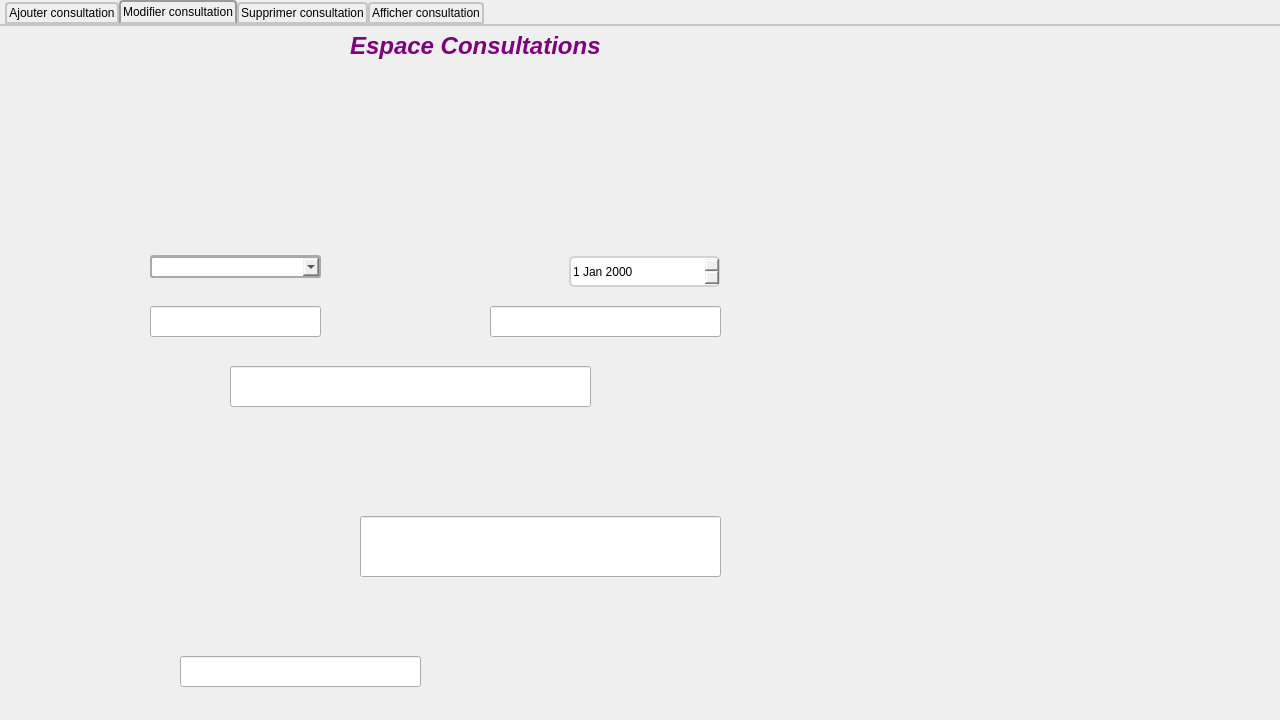
<?xml version="1.0" encoding="UTF-8"?>
<ui version="4.0">
 <class>Consultations</class>
 <widget class="QDialog" name="Consultations">
  <property name="geometry">
   <rect>
    <x>0</x>
    <y>0</y>
    <width>1280</width>
    <height>720</height>
   </rect>
  </property>
  <property name="minimumSize">
   <size>
    <width>1280</width>
    <height>720</height>
   </size>
  </property>
  <property name="maximumSize">
   <size>
    <width>1280</width>
    <height>720</height>
   </size>
  </property>
  <property name="baseSize">
   <size>
    <width>1280</width>
    <height>720</height>
   </size>
  </property>
  <property name="windowTitle">
   <string>MED++</string>
  </property>
  <widget class="QTabWidget" name="tabWidget">
   <property name="geometry">
    <rect>
     <x>0</x>
     <y>0</y>
     <width>1281</width>
     <height>721</height>
    </rect>
   </property>
   <property name="maximumSize">
    <size>
     <width>16777215</width>
     <height>16777215</height>
    </size>
   </property>
   <property name="styleSheet">
    <string notr="true">QTabWidget::pane { /* The tab widget frame */
    border-top: 2px solid #C2C7CB;
}

QTabWidget::tab-bar {
    left: 5px; /* move to the right by 5px */
}

/* Style the tab using the tab sub-control. Note that
    it reads QTabBar _not_ QTabWidget */
QTabBar::tab {
    background: qlineargradient(x1: 0, y1: 0, x2: 0, y2: 1,
                                stop: 0 #E1E1E1, stop: 0.4 #DDDDDD,
                                stop: 0.5 #D8D8D8, stop: 1.0 #D3D3D3);
    border: 2px solid #C4C4C3;
    border-bottom-color: #C2C7CB; /* same as the pane color */
    border-top-left-radius: 4px;
    border-top-right-radius: 4px;
    min-width: 8ex;
    padding: 2px;
}

QTabBar::tab:selected, QTabBar::tab:hover {
    background: qlineargradient(x1: 0, y1: 0, x2: 0, y2: 1,
                                stop: 0 #fafafa, stop: 0.4 #f4f4f4,
                                stop: 0.5 #e7e7e7, stop: 1.0 #fafafa);
}

QTabBar::tab:selected {
    border-color: #9B9B9B;
    border-bottom-color: #C2C7CB; /* same as pane color */
}

QTabBar::tab:!selected {
    margin-top: 2px; /* make non-selected tabs look smaller */
}</string>
   </property>
   <property name="currentIndex">
    <number>1</number>
   </property>
   <widget class="QWidget" name="tab">
    <attribute name="title">
     <string>Ajouter consultation</string>
    </attribute>
    <widget class="QWidget" name="widget" native="true">
     <property name="geometry">
      <rect>
       <x>0</x>
       <y>0</y>
       <width>1281</width>
       <height>701</height>
      </rect>
     </property>
     <property name="styleSheet">
      <string notr="true">QWidget#widget
{
	background-image: url(:/Ajouter Consultation.png);
}</string>
     </property>
     <widget class="QLineEdit" name="line_reff">
      <property name="geometry">
       <rect>
        <x>150</x>
        <y>229</y>
        <width>171</width>
        <height>21</height>
       </rect>
      </property>
      <property name="styleSheet">
       <string notr="true">QLineEdit:read-only {
background: lightblue;
}</string>
      </property>
     </widget>
     <widget class="QLineEdit" name="line_pat">
      <property name="geometry">
       <rect>
        <x>150</x>
        <y>290</y>
        <width>171</width>
        <height>21</height>
       </rect>
      </property>
     </widget>
     <widget class="QLineEdit" name="line_sym">
      <property name="geometry">
       <rect>
        <x>490</x>
        <y>290</y>
        <width>231</width>
        <height>21</height>
       </rect>
      </property>
      <property name="styleSheet">
       <string notr="true">QLineEdit:read-only {
background: lightblue;
}</string>
      </property>
     </widget>
     <widget class="QLineEdit" name="line_exa">
      <property name="geometry">
       <rect>
        <x>250</x>
        <y>340</y>
        <width>471</width>
        <height>31</height>
       </rect>
      </property>
      <property name="styleSheet">
       <string notr="true">QLineEdit:read-only {
background: lightblue;
}</string>
      </property>
      <property name="alignment">
       <set>Qt::AlignLeading|Qt::AlignLeft|Qt::AlignTop</set>
      </property>
     </widget>
     <widget class="QLineEdit" name="line_res">
      <property name="geometry">
       <rect>
        <x>360</x>
        <y>490</y>
        <width>361</width>
        <height>41</height>
       </rect>
      </property>
      <property name="styleSheet">
       <string notr="true">QLineEdit:read-only {
background: lightblue;
}</string>
      </property>
      <property name="alignment">
       <set>Qt::AlignLeading|Qt::AlignLeft|Qt::AlignTop</set>
      </property>
     </widget>
     <widget class="QLineEdit" name="line_dia">
      <property name="geometry">
       <rect>
        <x>180</x>
        <y>630</y>
        <width>281</width>
        <height>31</height>
       </rect>
      </property>
      <property name="styleSheet">
       <string notr="true">QLineEdit:read-only {
background: lightblue;
}</string>
      </property>
     </widget>
     <widget class="QWidget" name="widget_5" native="true">
      <property name="geometry">
       <rect>
        <x>1150</x>
        <y>80</y>
        <width>120</width>
        <height>41</height>
       </rect>
      </property>
      <widget class="QPushButton" name="pushButton">
       <property name="geometry">
        <rect>
         <x>0</x>
         <y>0</y>
         <width>121</width>
         <height>41</height>
        </rect>
       </property>
       <property name="styleSheet">
        <string notr="true">QPushButton{
border-style:solid;

background-color:#AARRGGBB ;
color:#fff;
border-radius:7px;
}

</string>
       </property>
       <property name="text">
        <string/>
       </property>
      </widget>
     </widget>
     <widget class="QWidget" name="widget_6" native="true">
      <property name="geometry">
       <rect>
        <x>1140</x>
        <y>410</y>
        <width>120</width>
        <height>41</height>
       </rect>
      </property>
      <widget class="QPushButton" name="Ajouter">
       <property name="geometry">
        <rect>
         <x>0</x>
         <y>0</y>
         <width>121</width>
         <height>41</height>
        </rect>
       </property>
       <property name="styleSheet">
        <string notr="true">QPushButton{
border-style:solid;

background-color:#AARRGGBB ;
color:#fff;
border-radius:7px;
}


QPushButton:pressed {
    background-color: qlineargradient(x1: 0, y1: 0, x2: 0, y2: 1,
                                      stop: 0 #dadbde, stop: 1 #f6f7fa);
}

</string>
       </property>
       <property name="text">
        <string/>
       </property>
       <property name="icon">
        <iconset resource="reosurces.qrc">
         <normaloff>:/icon.png</normaloff>:/icon.png</iconset>
       </property>
      </widget>
     </widget>
     <widget class="QDateEdit" name="dateEdit">
      <property name="geometry">
       <rect>
        <x>560</x>
        <y>230</y>
        <width>111</width>
        <height>22</height>
       </rect>
      </property>
      <property name="styleSheet">
       <string notr="true">
QDateEdit::drop-down {
	subcontrol-origin: padding;
	subcontrol-position: top right;
	width: 15px;
 
	border-left-width: 1px;
	border-left-color: darkgray;
	border-left-style: solid;
	border-top-right-radius: 3px;
	border-bottom-right-radius: 3px;
}
QDateEdit {
	border: 2px solid lightgray;
	border-radius: 5px;
}


</string>
      </property>
     </widget>
     <widget class="QTextEdit" name="textEdit1">
      <property name="geometry">
       <rect>
        <x>850</x>
        <y>430</y>
        <width>251</width>
        <height>241</height>
       </rect>
      </property>
      <property name="styleSheet">
       <string notr="true">border-width:2px;
border-style:solid;
border-color:darkblue;</string>
      </property>
     </widget>
     <widget class="QPushButton" name="imprimer">
      <property name="geometry">
       <rect>
        <x>1120</x>
        <y>580</y>
        <width>93</width>
        <height>28</height>
       </rect>
      </property>
      <property name="styleSheet">
       <string notr="true">QPushButton {
    border: 2px solid #8f8f91;
    border-radius: 6px;
    background-color: qlineargradient(x1: 0, y1: 0, x2: 0, y2: 1,
                                      stop: 0 #f6f7fa, stop: 1 #dadbde);
    min-width: 80px;
}
QPushButton:pressed {
    background-color: qlineargradient(x1: 0, y1: 0, x2: 0, y2: 1,
                                      stop: 0 #dadbde, stop: 1 #f6f7fa);
}

QPushButton:flat {
    border: none; /* no border for a flat push button */
}

QPushButton:default {
    border-color: navy; /* make the default button prominent */
}
QPushButton:open { /* when the button has its menu open */
    background-color: qlineargradient(x1: 0, y1: 0, x2: 0, y2: 1,
                                      stop: 0 #dadbde, stop: 1 #f6f7fa);
}

QPushButton::menu-indicator {
    image: url(menu_indicator.png);
    subcontrol-origin: padding;
    subcontrol-position: bottom right;
}

QPushButton::menu-indicator:pressed, QPushButton::menu-indicator:open {
    position: relative;
    top: 2px; left: 2px; /* shift the arrow by 2 px */
}</string>
      </property>
      <property name="text">
       <string>Imprimer</string>
      </property>
     </widget>
     <widget class="QComboBox" name="comboBox_2">
      <property name="geometry">
       <rect>
        <x>150</x>
        <y>290</y>
        <width>171</width>
        <height>22</height>
       </rect>
      </property>
      <property name="styleSheet">
       <string notr="true">border-width:2px;
border-style:solid;
border-color:darkblue;

border-radius: 3px;
padding: 1px 18px 1px 3px;
min-width: 6em;

background: qlineargradient(x1: 0, y1: 0, x2: 0, y2: 1,
                       stop: 0 #D3D3D3, stop: 0.4 #D8D8D8,
                       stop: 0.5 #DDDDDD, stop: 1.0 #E1E1E1);


padding-top: 3px;
padding-left: 4px;

subcontrol-origin: padding;
subcontrol-position: top right;
width: 15px;

border-left-width: 1px;
border-left-color: darkgray;
border-left-style: solid; 
border-top-right-radius: 3px; 
border-bottom-right-radius: 3px;

top: 1px;
left: 1px;

border: 2px solid darkgray;
selection-background-color: lightgray;</string>
      </property>
     </widget>
     <widget class="QPushButton" name="sauvegarder">
      <property name="geometry">
       <rect>
        <x>1120</x>
        <y>540</y>
        <width>93</width>
        <height>28</height>
       </rect>
      </property>
      <property name="styleSheet">
       <string notr="true">QPushButton {
    border: 2px solid #8f8f91;
    border-radius: 6px;
    background-color: qlineargradient(x1: 0, y1: 0, x2: 0, y2: 1,
                                      stop: 0 #f6f7fa, stop: 1 #dadbde);
    min-width: 80px;
}
QPushButton:pressed {
    background-color: qlineargradient(x1: 0, y1: 0, x2: 0, y2: 1,
                                      stop: 0 #dadbde, stop: 1 #f6f7fa);
}

QPushButton:flat {
    border: none; /* no border for a flat push button */
}

QPushButton:default {
    border-color: navy; /* make the default button prominent */
}
QPushButton:open { /* when the button has its menu open */
    background-color: qlineargradient(x1: 0, y1: 0, x2: 0, y2: 1,
                                      stop: 0 #dadbde, stop: 1 #f6f7fa);
}

QPushButton::menu-indicator {
    image: url(menu_indicator.png);
    subcontrol-origin: padding;
    subcontrol-position: bottom right;
}

QPushButton::menu-indicator:pressed, QPushButton::menu-indicator:open {
    position: relative;
    top: 2px; left: 2px; /* shift the arrow by 2 px */
}</string>
      </property>
      <property name="text">
       <string>sauvegarder</string>
      </property>
     </widget>
     <widget class="QLabel" name="label_4">
      <property name="geometry">
       <rect>
        <x>930</x>
        <y>390</y>
        <width>91</width>
        <height>20</height>
       </rect>
      </property>
      <property name="text">
       <string>&lt;html&gt;&lt;head/&gt;&lt;body&gt;&lt;p align=&quot;center&quot;&gt;&lt;span style=&quot; font-size:12pt; font-weight:600; color:#55aa00;&quot;&gt;NOTE:&lt;/span&gt;&lt;/p&gt;&lt;/body&gt;&lt;/html&gt;</string>
      </property>
     </widget>
     <widget class="QLabel" name="label_3">
      <property name="geometry">
       <rect>
        <x>340</x>
        <y>0</y>
        <width>341</width>
        <height>41</height>
       </rect>
      </property>
      <property name="text">
       <string>&lt;html&gt;&lt;head/&gt;&lt;body&gt;&lt;p align=&quot;center&quot;&gt;&lt;span style=&quot; font-size:xx-large; font-weight:600; font-style:italic; color:#800080;&quot;&gt;Espace Consultations&lt;/span&gt;&lt;/p&gt;&lt;/body&gt;&lt;/html&gt;</string>
      </property>
     </widget>
    </widget>
   </widget>
   <widget class="QWidget" name="tab_2">
    <attribute name="title">
     <string>Modifier consultation</string>
    </attribute>
    <widget class="QWidget" name="widget_2" native="true">
     <property name="geometry">
      <rect>
       <x>0</x>
       <y>0</y>
       <width>1281</width>
       <height>701</height>
      </rect>
     </property>
     <property name="styleSheet">
      <string notr="true">QWidget#widget_2
{
	background-image: url(:/ModifierConsultation.png);
}</string>
     </property>
     <widget class="QLineEdit" name="idd">
      <property name="geometry">
       <rect>
        <x>150</x>
        <y>280</y>
        <width>171</width>
        <height>31</height>
       </rect>
      </property>
      <property name="styleSheet">
       <string notr="true">QLineEdit:read-only {
background: lightblue;
}

</string>
      </property>
     </widget>
     <widget class="QLineEdit" name="res_exam">
      <property name="geometry">
       <rect>
        <x>360</x>
        <y>490</y>
        <width>361</width>
        <height>61</height>
       </rect>
      </property>
      <property name="styleSheet">
       <string notr="true">QLineEdit:read-only {
background: lightblue;
}</string>
      </property>
      <property name="alignment">
       <set>Qt::AlignLeading|Qt::AlignLeft|Qt::AlignTop</set>
      </property>
     </widget>
     <widget class="QLineEdit" name="symp">
      <property name="geometry">
       <rect>
        <x>490</x>
        <y>280</y>
        <width>231</width>
        <height>31</height>
       </rect>
      </property>
      <property name="styleSheet">
       <string notr="true">QLineEdit:read-only {
background: lightblue;
}</string>
      </property>
     </widget>
     <widget class="QLineEdit" name="diag">
      <property name="geometry">
       <rect>
        <x>180</x>
        <y>630</y>
        <width>241</width>
        <height>31</height>
       </rect>
      </property>
      <property name="styleSheet">
       <string notr="true">QLineEdit:read-only {
background: lightblue;
}</string>
      </property>
     </widget>
     <widget class="QLineEdit" name="reff_const">
      <property name="geometry">
       <rect>
        <x>150</x>
        <y>229</y>
        <width>171</width>
        <height>21</height>
       </rect>
      </property>
     </widget>
     <widget class="QLineEdit" name="exam">
      <property name="geometry">
       <rect>
        <x>230</x>
        <y>340</y>
        <width>361</width>
        <height>41</height>
       </rect>
      </property>
      <property name="styleSheet">
       <string notr="true">QLineEdit:read-only {
background: lightblue;
}</string>
      </property>
      <property name="alignment">
       <set>Qt::AlignLeading|Qt::AlignLeft|Qt::AlignTop</set>
      </property>
     </widget>
     <widget class="QPushButton" name="pushButton_3">
      <property name="geometry">
       <rect>
        <x>1160</x>
        <y>80</y>
        <width>111</width>
        <height>41</height>
       </rect>
      </property>
      <property name="styleSheet">
       <string notr="true">QPushButton{
border-style:solid;

background-color:#AARRGGBB ;
color:#fff;
border-radius:7px;
}

</string>
      </property>
      <property name="text">
       <string/>
      </property>
     </widget>
     <widget class="QPushButton" name="modifier_consultation">
      <property name="geometry">
       <rect>
        <x>1140</x>
        <y>410</y>
        <width>121</width>
        <height>41</height>
       </rect>
      </property>
      <property name="styleSheet">
       <string notr="true">QPushButton{
border-style:solid;

background-color:#AARRGGBB ;
color:#fff;
border-radius:7px;
}

</string>
      </property>
      <property name="text">
       <string/>
      </property>
     </widget>
     <widget class="QDateEdit" name="dateEdit_2">
      <property name="geometry">
       <rect>
        <x>569</x>
        <y>230</y>
        <width>151</width>
        <height>31</height>
       </rect>
      </property>
      <property name="styleSheet">
       <string notr="true">
QDateEdit::drop-down {
	subcontrol-origin: padding;
	subcontrol-position: top right;
	width: 15px;
 
	border-left-width: 1px;
	border-left-color: darkgray;
	border-left-style: solid;
	border-top-right-radius: 3px;
	border-bottom-right-radius: 3px;
}
QDateEdit {
	border: 2px solid lightgray;
	border-radius: 5px;
}


</string>
      </property>
     </widget>
     <widget class="QComboBox" name="comboBox_3">
      <property name="geometry">
       <rect>
        <x>150</x>
        <y>230</y>
        <width>171</width>
        <height>22</height>
       </rect>
      </property>
      <property name="styleSheet">
       <string notr="true">border-width:2px;
border-style:solid;
border-color:darkblue;

border-radius: 3px;
padding: 1px 18px 1px 3px;
min-width: 6em;

background: qlineargradient(x1: 0, y1: 0, x2: 0, y2: 1,
                       stop: 0 #D3D3D3, stop: 0.4 #D8D8D8,
                       stop: 0.5 #DDDDDD, stop: 1.0 #E1E1E1);


padding-top: 3px;
padding-left: 4px;

subcontrol-origin: padding;
subcontrol-position: top right;
width: 15px;

border-left-width: 1px;
border-left-color: darkgray;
border-left-style: solid; 
border-top-right-radius: 3px; 
border-bottom-right-radius: 3px;

top: 1px;
left: 1px;

border: 2px solid darkgray;
selection-background-color: lightgray;

</string>
      </property>
     </widget>
     <widget class="QLabel" name="lc1">
      <property name="geometry">
       <rect>
        <x>350</x>
        <y>0</y>
        <width>291</width>
        <height>41</height>
       </rect>
      </property>
      <property name="text">
       <string>&lt;html&gt;&lt;head/&gt;&lt;body&gt;&lt;p&gt;&lt;span style=&quot; font-size:xx-large; font-weight:600; font-style:italic; color:#800080;&quot;&gt;Espace Consultations&lt;/span&gt;&lt;/p&gt;&lt;/body&gt;&lt;/html&gt;</string>
      </property>
     </widget>
    </widget>
   </widget>
   <widget class="QWidget" name="tab_3">
    <attribute name="title">
     <string>Supprimer consultation</string>
    </attribute>
    <widget class="QWidget" name="widget_3" native="true">
     <property name="geometry">
      <rect>
       <x>0</x>
       <y>0</y>
       <width>1281</width>
       <height>691</height>
      </rect>
     </property>
     <property name="styleSheet">
      <string notr="true">QWidget#widget_3
{
	background-image: url(:/SuppConst.png);
}</string>
     </property>
     <widget class="QLineEdit" name="reff">
      <property name="geometry">
       <rect>
        <x>340</x>
        <y>350</y>
        <width>251</width>
        <height>31</height>
       </rect>
      </property>
      <property name="styleSheet">
       <string notr="true">QLineEdit:read-only {
background: lightblue;
}</string>
      </property>
      <property name="clearButtonEnabled">
       <bool>true</bool>
      </property>
     </widget>
     <widget class="QPushButton" name="pushButton_5">
      <property name="geometry">
       <rect>
        <x>1150</x>
        <y>80</y>
        <width>111</width>
        <height>41</height>
       </rect>
      </property>
      <property name="styleSheet">
       <string notr="true">QPushButton{
border-style:solid;

background-color:#AARRGGBB ;
color:#fff;
border-radius:7px;
}

</string>
      </property>
      <property name="text">
       <string/>
      </property>
     </widget>
     <widget class="QPushButton" name="supprimer_consultation">
      <property name="geometry">
       <rect>
        <x>1120</x>
        <y>640</y>
        <width>121</width>
        <height>41</height>
       </rect>
      </property>
      <property name="styleSheet">
       <string notr="true">QPushButton{
border-style:solid;

background-color:#AARRGGBB ;
color:#fff;
border-radius:7px;
}

</string>
      </property>
      <property name="text">
       <string/>
      </property>
     </widget>
     <widget class="QLabel" name="lc_2">
      <property name="geometry">
       <rect>
        <x>300</x>
        <y>0</y>
        <width>291</width>
        <height>41</height>
       </rect>
      </property>
      <property name="text">
       <string>&lt;html&gt;&lt;head/&gt;&lt;body&gt;&lt;p&gt;&lt;span style=&quot; font-size:xx-large; font-weight:600; font-style:italic; color:#800080;&quot;&gt;Espace Consultations&lt;/span&gt;&lt;/p&gt;&lt;/body&gt;&lt;/html&gt;</string>
      </property>
     </widget>
    </widget>
   </widget>
   <widget class="QWidget" name="tab_4">
    <attribute name="title">
     <string>Afficher consultation</string>
    </attribute>
    <widget class="QWidget" name="widget_4" native="true">
     <property name="geometry">
      <rect>
       <x>-20</x>
       <y>0</y>
       <width>1281</width>
       <height>691</height>
      </rect>
     </property>
     <property name="styleSheet">
      <string notr="true">QWidget#widget_4 
{
	background-image: url(:/AfficherCnst.png);
}</string>
     </property>
     <widget class="QTableView" name="TabConsultation">
      <property name="geometry">
       <rect>
        <x>90</x>
        <y>240</y>
        <width>981</width>
        <height>291</height>
       </rect>
      </property>
      <property name="styleSheet">
       <string notr="true">QTableView QTableCornerButton::section {
    background: red;
    border: 2px outset red;
}
QTableView {
    selection-background-color: qlineargradient(x1: 0, y1: 0, x2: 0.5, y2: 0.5,
                                stop: 0 #FF92BB, stop: 1 gray);
}
 QScrollBar:vertical {
     border: 2px solid grey;
     background: #32CC99;
     width: 15px;
     margin: 22px 0 22px 0;
 }
 QScrollBar::handle:vertical {
     background: white;
     min-height: 20px;
 }
 QScrollBar::add-line:vertical {
     border: 2px solid grey;
     background: #32CC99;
     height: 20px;
     subcontrol-position: bottom;
     subcontrol-origin: margin;
 }

 QScrollBar::sub-line:vertical {
     border: 2px solid grey;
     background: #32CC99;
     height: 20px;
     subcontrol-position: top;
     subcontrol-origin: margin;
 }
 QScrollBar::up-arrow:vertical, QScrollBar::down-arrow:vertical {
     border: 2px solid grey;
     width: 3px;
     height: 3px;
     background: white;
 }

 QScrollBar::add-page:vertical, QScrollBar::sub-page:vertical {
     background: none;
 }

</string>
      </property>
     </widget>
     <widget class="QPushButton" name="pushButton_7">
      <property name="geometry">
       <rect>
        <x>1150</x>
        <y>80</y>
        <width>111</width>
        <height>41</height>
       </rect>
      </property>
      <property name="styleSheet">
       <string notr="true">QPushButton{
border-style:solid;

background-color:#AARRGGBB ;
color:#fff;
border-radius:7px;
}

</string>
      </property>
      <property name="text">
       <string/>
      </property>
     </widget>
     <widget class="QLabel" name="label_2">
      <property name="geometry">
       <rect>
        <x>30</x>
        <y>200</y>
        <width>81</width>
        <height>21</height>
       </rect>
      </property>
      <property name="font">
       <font>
        <family>Agency FB</family>
        <pointsize>16</pointsize>
       </font>
      </property>
      <property name="text">
       <string>Trier Par : </string>
      </property>
     </widget>
     <widget class="QRadioButton" name="tri_date">
      <property name="geometry">
       <rect>
        <x>230</x>
        <y>200</y>
        <width>95</width>
        <height>20</height>
       </rect>
      </property>
      <property name="styleSheet">
       <string notr="true">QRadioButton::indicator {
    width: 13px;
    height: 13px;
}





</string>
      </property>
      <property name="text">
       <string>Date</string>
      </property>
     </widget>
     <widget class="QRadioButton" name="tri_reff">
      <property name="geometry">
       <rect>
        <x>350</x>
        <y>200</y>
        <width>95</width>
        <height>20</height>
       </rect>
      </property>
      <property name="styleSheet">
       <string notr="true">QRadioButton::indicator {
    width: 13px;
    height: 13px;
}</string>
      </property>
      <property name="text">
       <string>référence</string>
      </property>
     </widget>
     <widget class="QRadioButton" name="tri_id">
      <property name="geometry">
       <rect>
        <x>480</x>
        <y>200</y>
        <width>95</width>
        <height>20</height>
       </rect>
      </property>
      <property name="styleSheet">
       <string notr="true">QRadioButton::indicator {
    width: 13px;
    height: 13px;
}</string>
      </property>
      <property name="text">
       <string>identifiant</string>
      </property>
     </widget>
     <widget class="QLabel" name="lc_3">
      <property name="geometry">
       <rect>
        <x>320</x>
        <y>0</y>
        <width>391</width>
        <height>41</height>
       </rect>
      </property>
      <property name="text">
       <string>&lt;html&gt;&lt;head/&gt;&lt;body&gt;&lt;h1 align=&quot;center&quot; style=&quot; margin-top:18px; margin-bottom:12px; margin-left:0px; margin-right:0px; -qt-block-indent:0; text-indent:0px;&quot;&gt;&lt;span style=&quot; font-size:xx-large; font-weight:600; font-style:italic; color:#800080;&quot;&gt;Espace Consultations&lt;/span&gt;&lt;/h1&gt;&lt;/body&gt;&lt;/html&gt;</string>
      </property>
     </widget>
     <widget class="QPushButton" name="rechercher">
      <property name="geometry">
       <rect>
        <x>1050</x>
        <y>190</y>
        <width>93</width>
        <height>28</height>
       </rect>
      </property>
      <property name="styleSheet">
       <string notr="true">QPushButton {
    border: 2px solid #8f8f91;
    border-radius: 6px;
    background-color: qlineargradient(x1: 0, y1: 0, x2: 0, y2: 1,
                                      stop: 0 #f6f7fa, stop: 1 #dadbde);
    min-width: 80px;
}
QPushButton:pressed {
    background-color: qlineargradient(x1: 0, y1: 0, x2: 0, y2: 1,
                                      stop: 0 #dadbde, stop: 1 #f6f7fa);
}

QPushButton:flat {
    border: none; /* no border for a flat push button */
}

QPushButton:default {
    border-color: navy; /* make the default button prominent */
}
QPushButton:open { /* when the button has its menu open */
    background-color: qlineargradient(x1: 0, y1: 0, x2: 0, y2: 1,
                                      stop: 0 #dadbde, stop: 1 #f6f7fa);
}

QPushButton::menu-indicator {
    image: url(menu_indicator.png);
    subcontrol-origin: padding;
    subcontrol-position: bottom right;
}

QPushButton::menu-indicator:pressed, QPushButton::menu-indicator:open {
    position: relative;
    top: 2px; left: 2px; /* shift the arrow by 2 px */
}</string>
      </property>
      <property name="text">
       <string>rechercher</string>
      </property>
     </widget>
     <widget class="QLineEdit" name="reff_consultation">
      <property name="geometry">
       <rect>
        <x>916</x>
        <y>190</y>
        <width>113</width>
        <height>22</height>
       </rect>
      </property>
      <property name="styleSheet">
       <string notr="true">QLineEdit:read-only {
background: lightblue;
}</string>
      </property>
      <property name="text">
       <string/>
      </property>
     </widget>
     <widget class="QLabel" name="label">
      <property name="geometry">
       <rect>
        <x>740</x>
        <y>190</y>
        <width>131</width>
        <height>20</height>
       </rect>
      </property>
      <property name="text">
       <string>Reff_consultation :</string>
      </property>
     </widget>
    </widget>
   </widget>
  </widget>
 </widget>
 <resources>
  <include location="reosurces.qrc"/>
 </resources>
 <connections/>
</ui>
